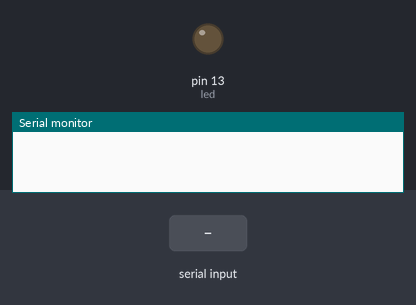
Simulated run of this sketch. Board: Arduino Uno, built with avr-gcc and run on an emulated ATmega328P. Shown: output pins drawn as LEDs (lit = HIGH), the last lines printed to the serial monitor. The test bench sets the inputs (shaded band).

Above: at 1.2 s.
1.3 s: "b" received over Serial
At 2.5 s:
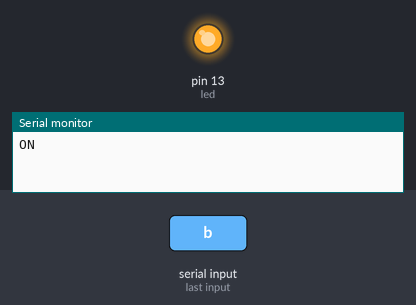
2.8 s: "a" received over Serial
At 3.8 s:
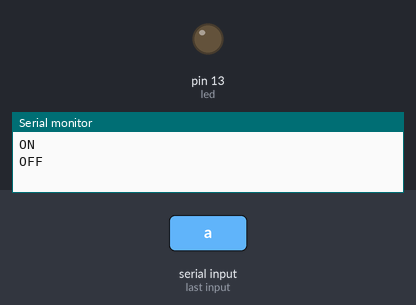
4.3 s: "b" received over the second serial link
At 5.3 s:
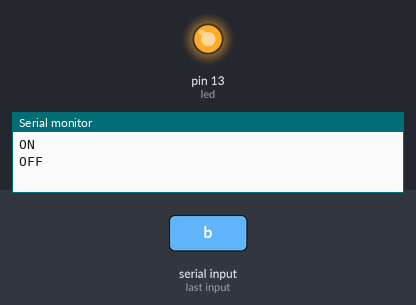
5.8 s: "a" received over the second serial link
At 6.5 s:
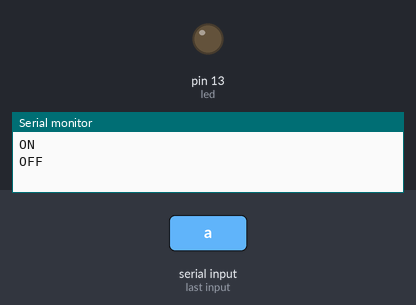
Timing chart, 0 to 8.3 s (numbered marks = the images above; inputs shaded):
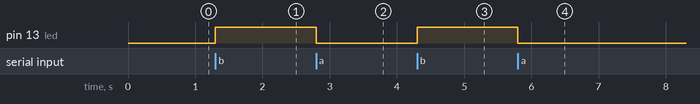

Measured:
- after the input at 1.3 s, pin 13 (led): LOW → HIGH at once
- after the input at 2.8 s, pin 13 (led): HIGH → LOW at once
- after the input at 4.3 s, pin 13 (led): LOW → HIGH at once
- after the input at 5.8 s, pin 13 (led): HIGH → LOW at once

The sketch:

serial.ino
```cpp
#include <SoftwareSerial.h>

int option;
int optio2;
int led = 13;
SoftwareSerial Serie2(10,11);

void setup(){
  //iniciamos el puerto serie
  Serial.begin(9600);
  Serie2.begin(9600);
  pinMode(led, OUTPUT);
}

void loop(){
  if (Serial.available()>0){
    //leemos la opcion enviada
    option=Serial.read();
    if(option=='a') {
      digitalWrite(led, LOW);
      Serial.println("OFF");
    }
    if(option=='b') {
      digitalWrite(led, HIGH);
      Serial.println("ON");
    }
    if(option=='c') {
      Serie2.write("b");
    }
    if(option=='d') {
      Serie2.write("a");
    }
  }
if(Serie2.available()>0){
  option=Serie2.read();
    if(option=='a') {
      digitalWrite(led, LOW);
      Serie2.println("Otro : OFF");
    }
    if(option=='b') {
      digitalWrite(led, HIGH);
      Serie2.println("Otro : ON");
    }
  }
}
```
